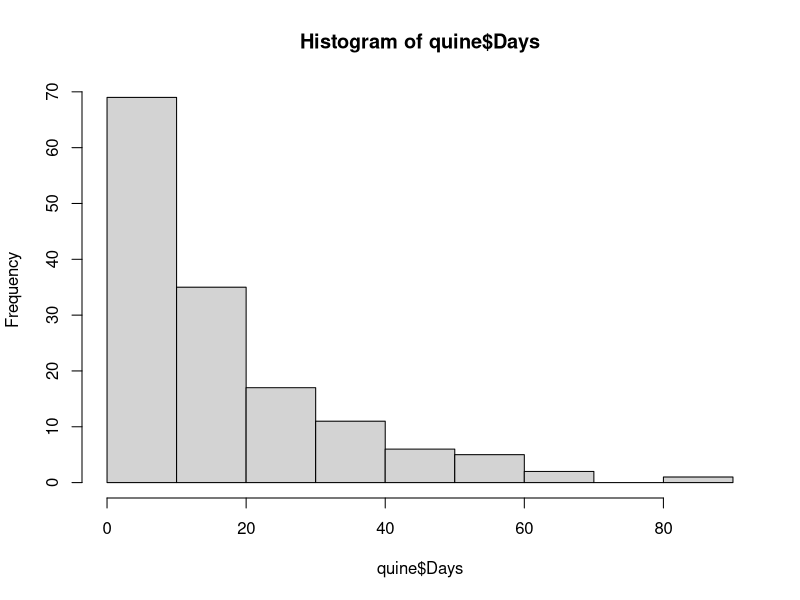
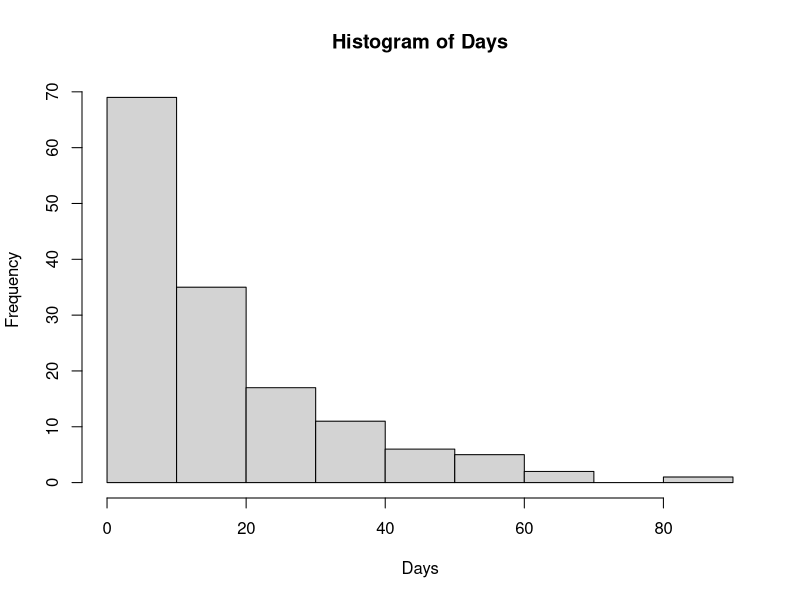
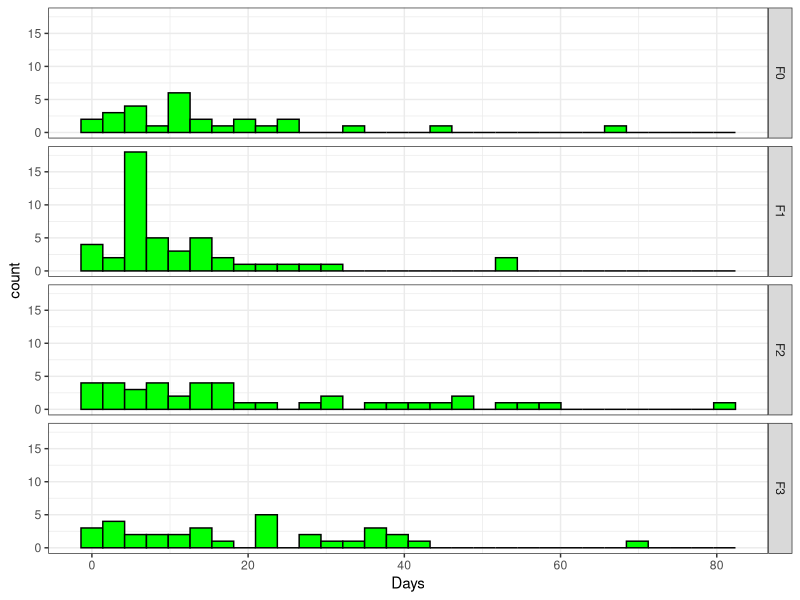
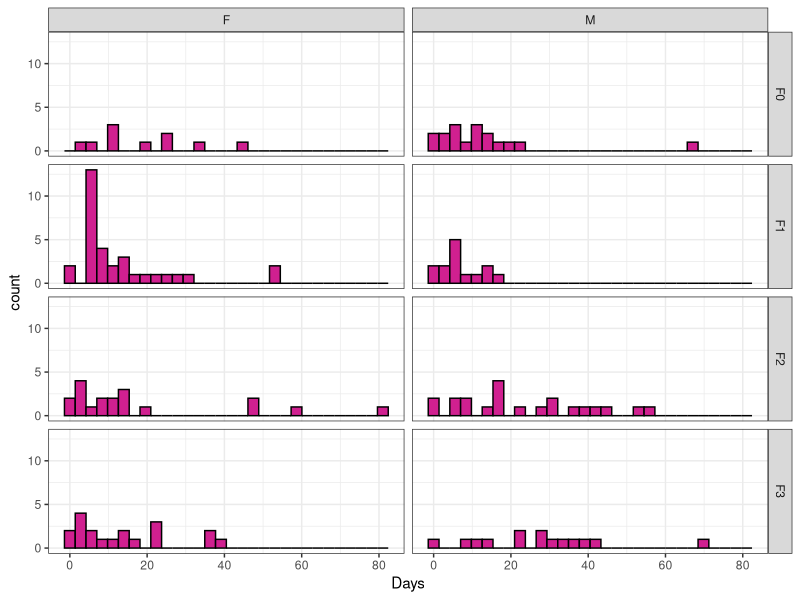
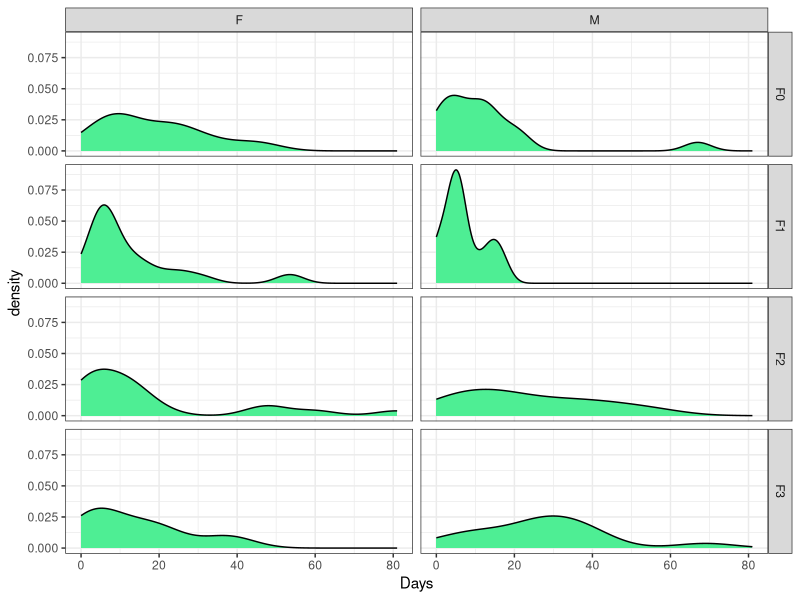
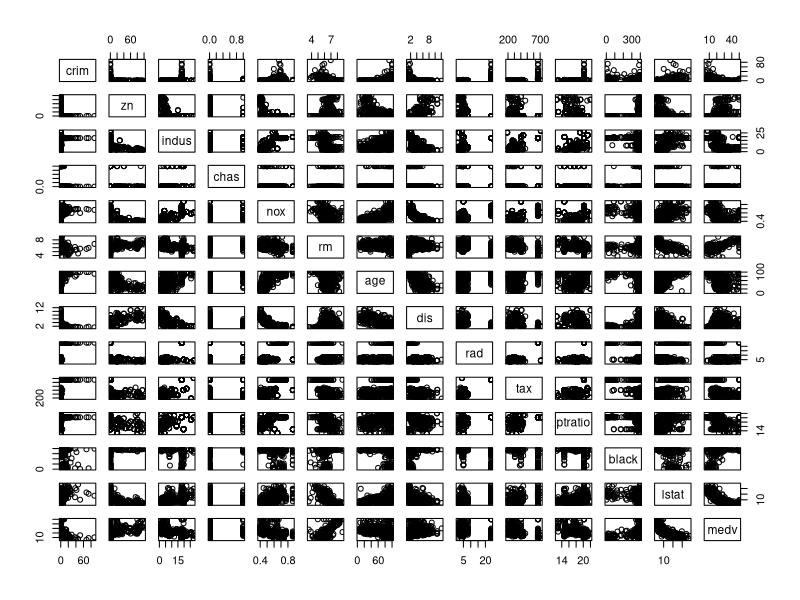
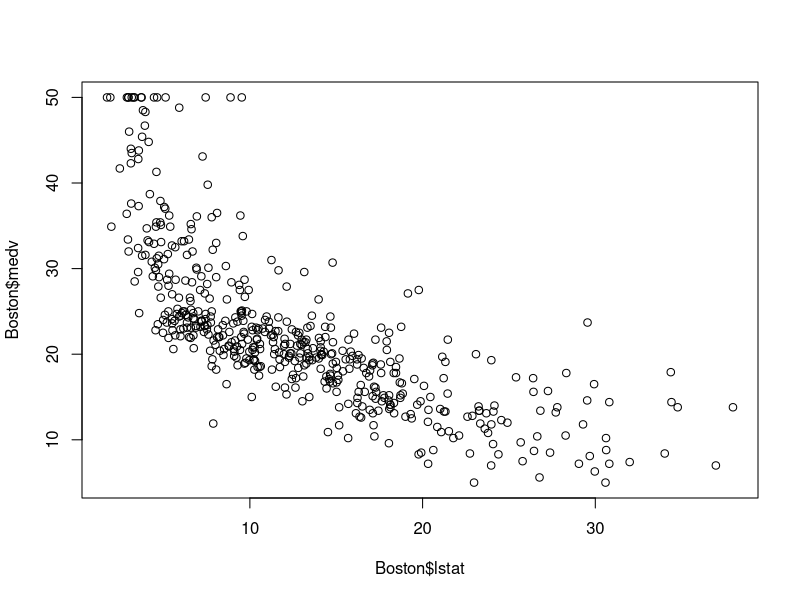
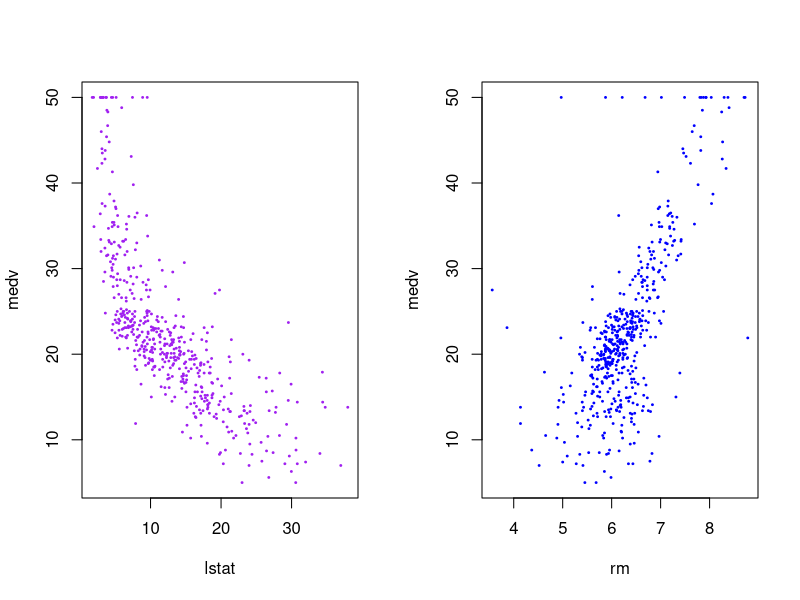

Generate these figures, in order, with R:
## ---- chunk 1
library(MASS)
?quine

hist(quine$Days)
with(data=quine, hist(Days))

library(ggplot2)
ggplot(data=quine, aes(x=Days))+
  geom_histogram(fill="green",color="black")+
  theme_bw()+
  facet_grid(Age~.)

ggplot(data=quine, aes(x=Days))+
  geom_histogram(fill="violetred",color="black")+
  theme_bw()+
  facet_grid(Age~Sex)

ggplot(data=quine, aes(x=Days))+
  geom_density(fill="seagreen2",color="black")+
  theme_bw()+
  facet_grid(Age~Sex)

#Three S's 
#Shape - unimodal, skewed to the right
#Center - median for skewed, mean for symetric
#Spread - If appropriate for center is median then for spread it would be IQR (Interquartile range).  SYmetric you would us standard deviation.
## ---- chunk 2
library(car)
library(MASS)
str(Boston)
?Boston
plot(Boston)

plot(Boston$medv~Boston$lstat)
par(mfrow=c(1,2))  #1 row two columns
plot(medv~lstat,data=Boston,col="purple", pch=19, cex=.25)
plot(medv~rm,data=Boston, col="blue", pch=19, cex=.25)
par(mfrow=c(1,1)) #back to normal, 1 row one column

cor(Boston) #correlation coeficcients 
cor(Boston$medv, Boston$lstat)
cor(Boston$medv, Boston$rm)

#mod1<-lm(y~x, data = DF) ,general formula
mod1<-lm(medv~lstat, data=Boston)
mod1
summary(mod1)
pt(-1.12,504)

